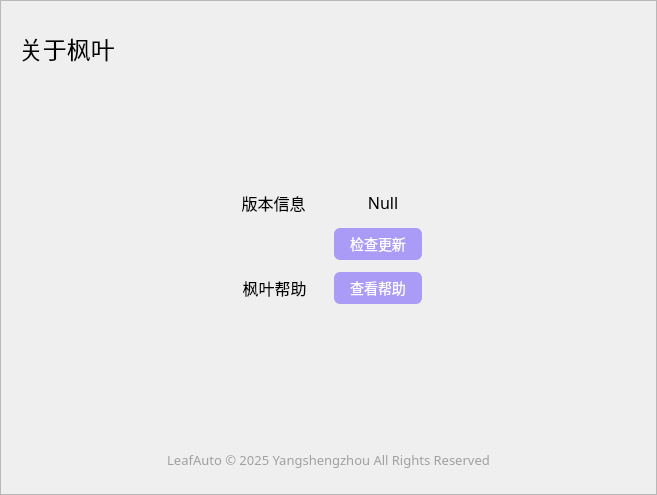
            <widget class="QWidget" name="page_4">
             <layout class="QVBoxLayout" name="verticalLayout_8">
              <property name="leftMargin">
               <number>0</number>
              </property>
              <property name="topMargin">
               <number>0</number>
              </property>
              <property name="rightMargin">
               <number>0</number>
              </property>
              <property name="bottomMargin">
               <number>0</number>
              </property>
              <item>
               <widget class="QFrame" name="frame_setting_4">
                <property name="minimumSize">
                 <size>
                  <width>657</width>
                  <height>495</height>
                 </size>
                </property>
                <property name="maximumSize">
                 <size>
                  <width>657</width>
                  <height>495</height>
                 </size>
                </property>
                <property name="styleSheet">
                 <string notr="true"/>
                </property>
                <property name="frameShape">
                 <enum>QFrame::StyledPanel</enum>
                </property>
                <property name="frameShadow">
                 <enum>QFrame::Raised</enum>
                </property>
                <layout class="QVBoxLayout" name="verticalLayout_6" stretch="1,3,1,1,0,5,0">
                 <property name="spacing">
                  <number>12</number>
                 </property>
                 <property name="leftMargin">
                  <number>18</number>
                 </property>
                 <property name="topMargin">
                  <number>12</number>
                 </property>
                 <property name="rightMargin">
                  <number>18</number>
                 </property>
                 <property name="bottomMargin">
                  <number>24</number>
                 </property>
                 <item>
                  <widget class="QLabel" name="label_setting_4">
                   <property name="minimumSize">
                    <size>
                     <width>0</width>
                     <height>72</height>
                    </size>
                   </property>
                   <property name="maximumSize">
                    <size>
                     <width>16777215</width>
                     <height>72</height>
                    </size>
                   </property>
                   <property name="font">
                    <font>
                     <family>微软雅黑</family>
                     <pointsize>18</pointsize>
                     <weight>50</weight>
                     <bold>false</bold>
                    </font>
                   </property>
                   <property name="styleSheet">
                    <string notr="true">QLabel {
    color: rgb(0, 0, 0);
}</string>
                   </property>
                   <property name="text">
                    <string>关于枫叶</string>
                   </property>
                  </widget>
                 </item>
                 <item>
                  <layout class="QHBoxLayout" name="horizontalLayout_30" stretch="1">
                   <property name="spacing">
                    <number>8</number>
                   </property>
                   <property name="leftMargin">
                    <number>0</number>
                   </property>
                   <property name="topMargin">
                    <number>6</number>
                   </property>
                   <property name="bottomMargin">
                    <number>6</number>
                   </property>
                   <item>
                    <widget class="QPushButton" name="pushButton_logo">
                     <property name="sizePolicy">
                      <sizepolicy hsizetype="Preferred" vsizetype="Preferred">
                       <horstretch>0</horstretch>
                       <verstretch>0</verstretch>
                      </sizepolicy>
                     </property>
                     <property name="maximumSize">
                      <size>
                       <width>80</width>
                       <height>80</height>
                      </size>
                     </property>
                     <property name="sizeIncrement">
                      <size>
                       <width>80</width>
                       <height>80</height>
                      </size>
                     </property>
                     <property name="baseSize">
                      <size>
                       <width>80</width>
                       <height>80</height>
                      </size>
                     </property>
                     <property name="styleSheet">
                      <string notr="true">color: rgb(199, 199, 199);
border:none;</string>
                     </property>
                     <property name="text">
                      <string/>
                     </property>
                     <property name="icon">
                      <iconset>
                       <normaloff>resources/img/setting/logo.png</normaloff>resources/img/setting/logo.png</iconset>
                     </property>
                     <property name="iconSize">
                      <size>
                       <width>80</width>
                       <height>80</height>
                      </size>
                     </property>
                    </widget>
                   </item>
                  </layout>
                 </item>
                 <item>
                  <layout class="QHBoxLayout" name="horizontalLayout_11" stretch="2,1,1,2">
                   <property name="spacing">
                    <number>8</number>
                   </property>
                   <property name="leftMargin">
                    <number>0</number>
                   </property>
                   <item>
                    <spacer name="horizontalSpacer_2">
                     <property name="orientation">
                      <enum>Qt::Horizontal</enum>
                     </property>
                     <property name="sizeHint" stdset="0">
                      <size>
                       <width>40</width>
                       <height>20</height>
                      </size>
                     </property>
                    </spacer>
                   </item>
                   <item>
                    <widget class="QLabel" name="label">
                     <property name="font">
                      <font>
                       <family>微软雅黑</family>
                       <pointsize>12</pointsize>
                       <weight>50</weight>
                       <bold>false</bold>
                      </font>
                     </property>
                     <property name="styleSheet">
                      <string notr="true">QLabel {
    color: rgb(0, 0, 0);
}</string>
                     </property>
                     <property name="text">
                      <string>版本信息</string>
                     </property>
                     <property name="alignment">
                      <set>Qt::AlignCenter</set>
                     </property>
                    </widget>
                   </item>
                   <item>
                    <widget class="QLabel" name="label_version">
                     <property name="font">
                      <font>
                       <family>微软雅黑</family>
                       <pointsize>12</pointsize>
                      </font>
                     </property>
                     <property name="styleSheet">
                      <string notr="true">QLabel {
    color: rgb(0, 0, 0);
}</string>
                     </property>
                     <property name="text">
                      <string>Null</string>
                     </property>
                     <property name="alignment">
                      <set>Qt::AlignCenter</set>
                     </property>
                    </widget>
                   </item>
                   <item>
                    <spacer name="horizontalSpacer">
                     <property name="orientation">
                      <enum>Qt::Horizontal</enum>
                     </property>
                     <property name="sizeHint" stdset="0">
                      <size>
                       <width>40</width>
                       <height>20</height>
                      </size>
                     </property>
                    </spacer>
                   </item>
                  </layout>
                 </item>
                 <item>
                  <layout class="QHBoxLayout" name="horizontalLayout_13" stretch="3,1,2">
                   <property name="spacing">
                    <number>8</number>
                   </property>
                   <property name="leftMargin">
                    <number>0</number>
                   </property>
                   <property name="rightMargin">
                    <number>6</number>
                   </property>
                   <item>
                    <spacer name="horizontalSpacer_6">
                     <property name="orientation">
                      <enum>Qt::Horizontal</enum>
                     </property>
                     <property name="sizeHint" stdset="0">
                      <size>
                       <width>40</width>
                       <height>20</height>
                      </size>
                     </property>
                    </spacer>
                   </item>
                   <item>
                    <widget class="QPushButton" name="pushButton_check_updata">
                     <property name="sizePolicy">
                      <sizepolicy hsizetype="Preferred" vsizetype="Preferred">
                       <horstretch>0</horstretch>
                       <verstretch>0</verstretch>
                      </sizepolicy>
                     </property>
                     <property name="minimumSize">
                      <size>
                       <width>88</width>
                       <height>32</height>
                      </size>
                     </property>
                     <property name="maximumSize">
                      <size>
                       <width>88</width>
                       <height>32</height>
                      </size>
                     </property>
                     <property name="sizeIncrement">
                      <size>
                       <width>80</width>
                       <height>80</height>
                      </size>
                     </property>
                     <property name="baseSize">
                      <size>
                       <width>80</width>
                       <height>80</height>
                      </size>
                     </property>
                     <property name="font">
                      <font>
                       <family>Microsoft YaHei</family>
                       <pointsize>-1</pointsize>
                      </font>
                     </property>
                     <property name="styleSheet">
                      <string notr="true">QPushButton {
    background-color: rgba(140, 120, 250, 180);
    color: white;
    border: none;
    border-radius: 6px;
    font-family: 'Microsoft YaHei';
    font-size: 14px;
}

QPushButton:hover {
    background-color: rgb(140, 120, 255);
}

QPushButton:pressed {
    background-color: rgb(140, 100, 255);
}</string>
                     </property>
                     <property name="text">
                      <string>检查更新</string>
                     </property>
                     <property name="iconSize">
                      <size>
                       <width>80</width>
                       <height>80</height>
                      </size>
                     </property>
                    </widget>
                   </item>
                   <item>
                    <spacer name="horizontalSpacer_7">
                     <property name="orientation">
                      <enum>Qt::Horizontal</enum>
                     </property>
                     <property name="sizeHint" stdset="0">
                      <size>
                       <width>40</width>
                       <height>20</height>
                      </size>
                     </property>
                    </spacer>
                   </item>
                  </layout>
                 </item>
                 <item>
                  <layout class="QHBoxLayout" name="horizontalLayout_14" stretch="2,1,0,2">
                   <property name="spacing">
                    <number>8</number>
                   </property>
                   <property name="leftMargin">
                    <number>0</number>
                   </property>
                   <property name="rightMargin">
                    <number>12</number>
                   </property>
                   <item>
                    <spacer name="horizontalSpacer_8">
                     <property name="orientation">
                      <enum>Qt::Horizontal</enum>
                     </property>
                     <property name="sizeHint" stdset="0">
                      <size>
                       <width>40</width>
                       <height>20</height>
                      </size>
                     </property>
                    </spacer>
                   </item>
                   <item>
                    <widget class="QLabel" name="label_4">
                     <property name="font">
                      <font>
                       <family>微软雅黑</family>
                       <pointsize>12</pointsize>
                       <weight>50</weight>
                       <bold>false</bold>
                      </font>
                     </property>
                     <property name="styleSheet">
                      <string notr="true">QLabel {
    color: rgb(0, 0, 0);
}</string>
                     </property>
                     <property name="text">
                      <string>枫叶帮助</string>
                     </property>
                     <property name="alignment">
                      <set>Qt::AlignCenter</set>
                     </property>
                    </widget>
                   </item>
                   <item>
                    <widget class="QPushButton" name="pushButton_help">
                     <property name="sizePolicy">
                      <sizepolicy hsizetype="Preferred" vsizetype="Preferred">
                       <horstretch>0</horstretch>
                       <verstretch>0</verstretch>
                      </sizepolicy>
                     </property>
                     <property name="minimumSize">
                      <size>
                       <width>88</width>
                       <height>32</height>
                      </size>
                     </property>
                     <property name="maximumSize">
                      <size>
                       <width>88</width>
                       <height>32</height>
                      </size>
                     </property>
                     <property name="sizeIncrement">
                      <size>
                       <width>80</width>
                       <height>80</height>
                      </size>
                     </property>
                     <property name="baseSize">
                      <size>
                       <width>80</width>
                       <height>80</height>
                      </size>
                     </property>
                     <property name="styleSheet">
                      <string notr="true">QPushButton {
    background-color: rgba(140, 120, 250, 180);
    color: white;
    border: none;
    border-radius: 6px;
    font-family: 'Microsoft YaHei';
    font-size: 14px;
}

QPushButton:hover {
    background-color: rgb(140, 120, 255);
}

QPushButton:pressed {
    background-color: rgb(140, 100, 255);
}</string>
                     </property>
                     <property name="text">
                      <string>查看帮助</string>
                     </property>
                     <property name="iconSize">
                      <size>
                       <width>80</width>
                       <height>80</height>
                      </size>
                     </property>
                    </widget>
                   </item>
                   <item>
                    <spacer name="horizontalSpacer_9">
                     <property name="orientation">
                      <enum>Qt::Horizontal</enum>
                     </property>
                     <property name="sizeHint" stdset="0">
                      <size>
                       <width>40</width>
                       <height>20</height>
                      </size>
                     </property>
                    </spacer>
                   </item>
                  </layout>
                 </item>
                 <item>
                  <spacer name="verticalSpacer_16">
                   <property name="orientation">
                    <enum>Qt::Vertical</enum>
                   </property>
                   <property name="sizeHint" stdset="0">
                    <size>
                     <width>20</width>
                     <height>40</height>
                    </size>
                   </property>
                  </spacer>
                 </item>
                 <item>
                  <layout class="QHBoxLayout" name="horizontalLayout_12" stretch="2,1,2">
                   <property name="spacing">
                    <number>8</number>
                   </property>
                   <property name="leftMargin">
                    <number>0</number>
                   </property>
                   <item>
                    <spacer name="horizontalSpacer_3">
                     <property name="orientation">
                      <enum>Qt::Horizontal</enum>
                     </property>
                     <property name="sizeHint" stdset="0">
                      <size>
                       <width>40</width>
                       <height>20</height>
                      </size>
                     </property>
                    </spacer>
                   </item>
                   <item>
                    <widget class="QLabel" name="label_copy_right">
                     <property name="font">
                      <font>
                       <family>微软雅黑</family>
                       <pointsize>10</pointsize>
                      </font>
                     </property>
                     <property name="styleSheet">
                      <string notr="true">color:rgb(160, 160, 160)</string>
                     </property>
                     <property name="text">
                      <string>LeafAuto © 2025 Yangshengzhou All Rights Reserved</string>
                     </property>
                     <property name="alignment">
                      <set>Qt::AlignCenter</set>
                     </property>
                    </widget>
                   </item>
                   <item>
                    <spacer name="horizontalSpacer_4">
                     <property name="orientation">
                      <enum>Qt::Horizontal</enum>
                     </property>
                     <property name="sizeHint" stdset="0">
                      <size>
                       <width>40</width>
                       <height>20</height>
                      </size>
                     </property>
                    </spacer>
                   </item>
                  </layout>
                 </item>
                </layout>
               </widget>
              </item>
             </layout>
            </widget>
